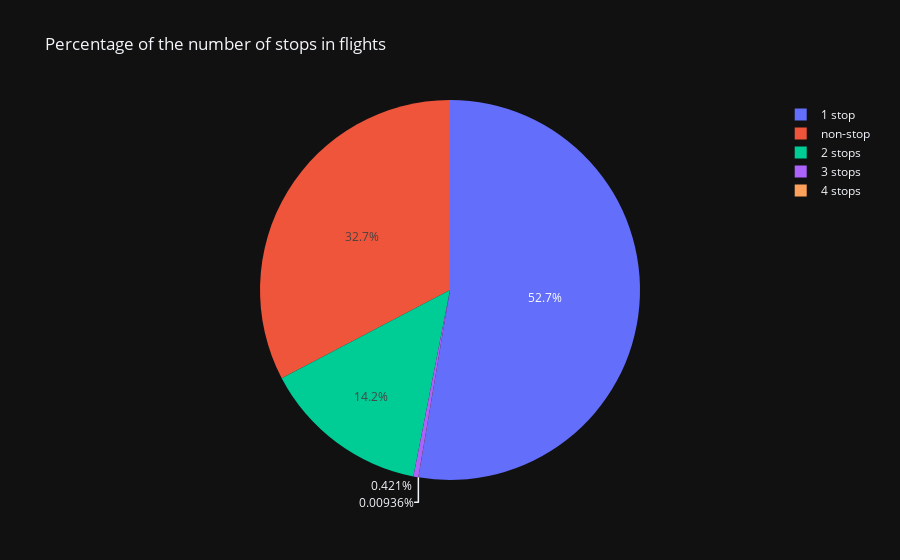

Notebook source saved alongside this figure:
### Code cell
fig = px.pie(
             temp_df, 
             values='counts', 
             names='Total_Stops', 
             title='Percentage of the number of stops in flights',
             template='plotly_dark'
            )
fig.show()

### Figure 1 — Plotly figure (JSON) as saved in the notebook; plotly's stock layout.template omitted (floating-point values rounded to 4 significant figures)
{"data": [{"domain": {"x": [0, 1], "y": [0, 1]}, "hovertemplate": "Total_Stops=%{label}<br>counts=%{value}<extra></extra>", "labels": ["1 stop", "non-stop", "2 stops", "3 stops", "4 stops"], "legendgroup": "", "name": "", "showlegend": true, "type": "pie", "values": [5625, 3491, 1520, 45, 1]}], "layout": {"legend": {"tracegroupgap": 0}, "title": {"text": "Percentage of the number of stops in flights"}}}
